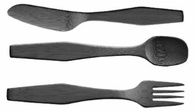
%> input picture Aula 8/talheres_individuais.jpg, 195 x 111 px, shrunk from 329 x 188 before the run
$ octave aula8.m   (GNU Octave 9; MATLAB toolbox functions it lacks are replaced by stand-ins)
%> lines starting %> are read from the running program, lines starting %| are printed output that depends on the picture; in (x1, y1, x2, y2) boxes, pixels count from 0 and x2, y2 are one past the last pixel; in counts of white or black regions, pixels touching at a corner belong together; the program's own positions count from 1
%% TemplateCodeSVPI -------------------------------------------------------
% Name:       João Maria
% Num. Mec:   89132
% Date:       2022

%% Initial configurations
clc % Clear all text from command window
close all % Close all figures previously opened
clear % Clear previous environment variables
%addpath('../lib') % Update yout matlab path (the folder must exist)

list_of_exercises = { %Add, comment or uncomment at will
%   'Ex1'
%   'Ex2'
%   'Ex3'
  'Ex4a'
%   'Ex4b'
%   'Ex5'
%   'Ex6'
%   'Ex7'
%   'Ex8'
%   'Ex9'
%
  }; %Defines the exercise to be executed (one or more at a time).


%% Ex1 -------------------------------------------------------------------

exercise = 'Ex1'; % Define the name of the current exercise
if ismember(exercise, list_of_exercises) %... if exer. in list_of_exercises
  disp(['Executing ' exercise ':'])
  clearvars -except list_of_exercises % Delete all previously declared vars

  A = im2double(imread('nuts2a.jpg'));
  figure;
  imshow(A)

  % binarização
  A = im2bw(A); % imagem a preto e branco
  A = ~A;
  figure;
  imshow(A)

  % preenchimento de buracos
  A = imfill(A, 'holes');
  % remoçao de objetos no bordo
  A = imclearborder(A); % Remover objetos nas bordas
  A = bwmorph(A, 'open');
  figure;
  imshow(A)

  % contar o número de objetos
  [L, numObj]= bwlabel(A);

  % Representar cada objeto numa imagem isolado (subplot)
  figure;
  for idk_obj = 1:numObj
      imshow(L == idk_obj)
      pause(1)
  end

end

%% Ex2 -------------------------------------------------------------------
exercise = 'Ex2'; % Define the name of the current exercise
if ismember(exercise, list_of_exercises) %... if exer. in list_of_exercises
  clearvars -except list_of_exercises exercise
  disp(['Executing ' exercise ':'])
  clearvars -except list_of_exercises % Delete all previously declared vars

  A = im2double(imread('traffic_signs.jpg'));
  figure;
  imshow(A)

  % binarização
  A = im2bw(A); % imagem a preto e branco
  A = ~A;
  figure;
  imshow(A)

  % preenchimento de buracos
  A = imfill(A, 'holes');
  A = bwmorph(A, 'open');
  figure;
  imshow(A)

  [L, numObj]= bwlabel(A);

  s = regionprops(L, 'Circularity','Centroid');

  for idx_obj = 1:numObj
      obj = s(idx_obj);
      text(obj.Centroid(1)-20, obj.Centroid(2), num2str(obj.Circularity));
      pause(1)
  end

  ff = [s.Circularity];
  tri_lim = 0.7;
  circ_lim = 0.9;
  sq_lim = 0.79;

  tri_idx = find( ff < tri_lim);
  circ_idx = find( ff > circ_lim);
  sq_idx = find( ff > tri_lim & ff < circ_lim);

  TRI = ismember(L, tri_idx);
  SQ = ismember(L, sq_idx);
  CIRC = ismember(L, circ_idx);

  figure;
  subplot(1,3,1)
  imshow(TRI); title('Triangles')
  subplot(1,3,2)
  imshow(SQ); title('Squares')
  subplot(1,3,3)
  imshow(CIRC); title('Circles')
end

%% Ex3 -------------------------------------------------------------------
exercise = 'Ex3'; % Define the name of the current exercise
if ismember(exercise, list_of_exercises) %... if exer. in list_of_exercises
  disp(['Executing ' exercise ':'])
  clearvars -except list_of_exercises % Delete all previously declared vars


  I = im2double(imread('traffic_signs_jam1.jpg'));
  figure;
  imshow(I)

  % binarização
  A = im2bw(I); % imagem a preto e branco
  A = ~A;
  figure;
  imshow(A)

  % preenchimento de buracos
  A = imfill(A, 'holes');
  A = bwmorph(A, 'open');
  figure;
  imshow(A)

  [L, numObj]= bwlabel(A);

  s = regionprops(L, 'Circularity','Centroid');

  ff = [s.Circularity];
  tri_lim = 0.7;
  circ_lim = 0.9;
  sq_lim = 0.79;

  tri_idx = find( ff < tri_lim);
  circ_idx = find( ff > circ_lim);
  sq_idx = find( ff > tri_lim & ff < circ_lim);

  TRI = ismember(L, tri_idx);
  SQ = ismember(L, sq_idx);
  CIRC = ismember(L, circ_idx);

  figure;
  subplot(2,3,1)
  imshow(TRI); title('Triangles')
  subplot(2,3,2)
  imshow(SQ); title('Squares')
  subplot(2,3,3)
  imshow(CIRC); title('Circles')

  I_TRI = I;
  % [4 lines of commented-out code are left out]
  I_TRI_1 = I_TRI(:,:,1); I_TRI_2 = I_TRI(:,:,2); I_TRI_3 = I_TRI(:,:,3);
  I_TRI_1(~TRI) = 1; I_TRI_2(~TRI) = 1; I_TRI_3(~TRI) = 1;
  I_TRI(:,:,1) = I_TRI_1; I_TRI(:,:,2) = I_TRI_2; I_TRI(:,:,3) = I_TRI_3;

  I_SQ = I;
  I_SQ_1 = I_SQ(:,:,1); I_SQ_2 = I_SQ(:,:,2); I_SQ_3 = I_SQ(:,:,3);
  I_SQ_1(~SQ) = 1; I_SQ_2(~SQ) = 1; I_SQ_3(~SQ) = 1;
  I_SQ(:,:,1) = I_SQ_1; I_SQ(:,:,2) = I_SQ_2; I_SQ(:,:,3) = I_SQ_3;

  I_CIRC = I;
  I_CIRC_1 = I_CIRC(:,:,1); I_CIRC_2 = I_CIRC(:,:,2); I_CIRC_3 = I_CIRC(:,:,3);
  I_CIRC_1(TRI) = 1; I_CIRC_2(TRI) = 1; I_CIRC_3(TRI) = 1;
  I_CIRC_1(SQ) = 1; I_CIRC_2(SQ) = 1; I_CIRC_3(SQ) = 1;
  I_CIRC(:,:,1) = I_CIRC_1; I_CIRC(:,:,2) = I_CIRC_2;I_CIRC(:,:,3) = I_CIRC_3;

  subplot(2,3,4)
  imshow(I_TRI); title('Triangles')
  subplot(2,3,5)
  imshow(I_SQ); title('Squares')
  subplot(2,3,6)
  imshow(I_CIRC); title('Circles')

end

%% Ex4a -------------------------------------------------------------------

exercise = 'Ex4a'; % Define the name of the current exercise
if ismember(exercise, list_of_exercises) %... if exer. in list_of_exercises
  disp(['Executing ' exercise ':'])
  clearvars -except list_of_exercises % Delete all previously declared vars

  A = im2double(imread('talheres_individuais.jpg'));
%> A: size 111x195 double; min 0, max 1, mean 0.719

%   A = rgb2gray(A);
  B = ~imbinarize(A, graythresh(A));
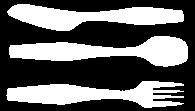
%> B: size 111x195 logical; 39.2% white; 3 white regions, box (x1, y1, x2, y2) and area: (9, 36, 188, 67) 2993, (6, 81, 184, 108) 2765, (7, 4, 184, 31) 2730
  figure;
  imshow(B)

  [L, numObj]= bwlabel(B);
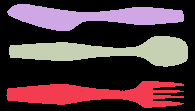
%> L: size 111x195 double; 4 distinct labels, from 0 to 3; one colour per label, 0 black
%> numObj = 3

   s = regionprops(L, 'Solidity','Circularity', 'Centroid');
%> s = 3 regions; Centroid, Circularity and Solidity: [94.9 94.8] 0.11 0.694, [92.8 17.1] 0.245 0.755, [107.7 51.9] 0.245 0.718

  for k = 1:numObj
      obj = s(k);
      text(obj.Centroid(1)-20, obj.Centroid(2), num2str(k));
  end
%> this loop made 3 passes
%> obj on passes 1 to 3: {Centroid [94.9 94.8], Circularity 0.11, Solidity 0.694}, {Centroid [92.8 17.1], Circularity 0.245, Solidity 0.755}, {Centroid [107.7 51.9], Circularity 0.245, Solidity 0.718}
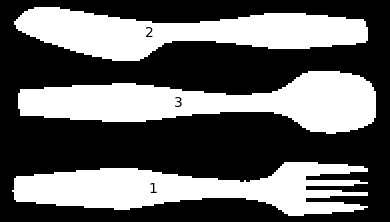
%> figure redrawn from the program's plot data; shown 2 times larger

  % create the model

  m.fork.Solidity = s(1).Solidity;
  m.fork.Circularity = s(1).Circularity;

  m.knive.Solidity = s(2).Solidity;
  m.knive.Circularity = s(2).Circularity;

  m.spoon.Solidity = s(3).Solidity;
  m.spoon.Circularity = s(3).Circularity;

  % a estrutura m vai ser precisa para o exercício 4b)
  save('model4a.mat', 'm')


end

%% Ex4b -------------------------------------------------------------------
exercise = 'Ex4b'; % Define the name of the current exercise
if ismember(exercise, list_of_exercises) %... if exer. in list_of_exercises
  disp(['Executing ' exercise ':'])
  clearvars -except list_of_exercises % Delete all previously declared vars

  % load model
  load('model4a.mat')

  % Read image and preprocess it
  A = im2double(imread('talheres.jpg'));
  B = ~im2bw(A, graythresh(A));
  C = imclearborder(B);
  D = imfill(C, 'holes');
  D = imclose(D, ones(3));

  figure;
  imshow(D)

  % Separate objects and compute properties for each
  [L, numObj]= bwlabel(D);
  s = regionprops(L, 'Solidity','Circularity', 'Centroid');

  for k = 1:numObj
      obj = s(k);
      text(obj.Centroid(1), obj.Centroid(2), num2str(k), 'Color', 'r');
  end


  % Cycle through all objects and classify each of them
  tol = 0.02;


  descriptors = {'Solidity'; 'Circularity'};
  classes = fields(m);
  for k = 1:size(s,1) % percorrer todos os objetos
      disp(['Object idx ' num2str(k)]);

      for descriptor_idx = 1:size(descriptors,1)
          descriptor = descriptors{descriptor_idx};
          s(k).Classification.(descriptor) = 'None';

          for class_idx = 1:size(classes,1) % percorrer as classes
              class = classes{class_idx};
              disp(['Class ' class]);

              if s(k).(descriptor) > m.(class).(descriptor) * (1-tol) && ...
                      s(k).(descriptor) < m.(class).(descriptor)*(1+tol)
                  s(k).Classification.(descriptor) = class;

              end
          end
      end
  end

  % falta fazer os plots
  figure;

  % circularity
  Mforks = logical(A*0);
  Mknive = logical(A*0);
  Mspoon = logical(A*0);
  M_Tot = logical(A*0);
  for k = 1:size(s,1) % percorrer todos os objetos
      if strcmp(s(k).Classification.Circularity,'fork')
          Mforks = or(Mforks, L == k);
      else if strcmp(s(k).Classification.Circularity,'knive')
              Mknive = or(Mknive, L == k);
          else if strcmp(s(k).Classification.Circularity,'spoon')
                  Mspoon = or(Mspoon, L == k);
              else M_Tot = or(M_Tot, L == k);
              end
          end
      end

  end


  subplot(2,4,1); imshow(Mforks); title('Circularity - forks')
  subplot(2,4,2); imshow(Mknive); title('Circularity - knives')
  subplot(2,4,3); imshow(Mspoon); title('Circularity - spoons')
  subplot(2,4,4); imshow(M_Tot); title('Circularity - other')

  % Solidity
  Mforks = logical(A*0);
  Mknive = logical(A*0);
  Mspoon = logical(A*0);
  M_Tot = logical(A*0);
  for k = 1:size(s,1) % percorrer todos os objetos
      if strcmp(s(k).Classification.Solidity,'fork')
          Mforks = or(Mforks, L == k);
      else if strcmp(s(k).Classification.Solidity,'knive')
              Mknive = or(Mknive, L == k);
          else if strcmp(s(k).Classification.Solidity,'spoon')
                  Mspoon = or(Mspoon, L == k);
              else M_Tot = or(M_Tot, L == k);
              end
          end
      end
  end

  subplot(2,4,5); imshow(Mforks); title('Solidity - forks')
  subplot(2,4,6); imshow(Mknive); title('Solidity - knives')
  subplot(2,4,7); imshow(Mspoon); title('Solidity - spoons')
  subplot(2,4,8); imshow(M_Tot); title('Solidity - other')

end

%% Ex5 -------------------------------------------------------------------
exercise = 'Ex5'; % Define the name of the current exercise
if ismember(exercise, list_of_exercises) %... if exer. in list_of_exercises
  disp(['Executing ' exercise ':'])
  clearvars -except list_of_exercises % Delete all previously declared vars

  I = im2double(imread('Seq1/TP2_img_01_01.png'));
  subplot(1,3,1);imshow(I);

  I = rgb2gray(I);

  B = imbinarize(I, 0.1);
  C = imclearborder(B);
  subplot(1,3,2); imshow(B);
  subplot(1,3,3); imshow(C);

end


%% Ex6 -------------------------------------------------------------------
exercise = 'Ex6'; % Define the name of the current exercise
if ismember(exercise, list_of_exercises) %... if exer. in list_of_exercises
  disp(['Executing ' exercise ':'])
  clearvars -except list_of_exercises % Delete all previously declared vars

    I = im2double(imread('Seq1/TP2_img_01_01.png'));
    subplot(1,3,1);imshow(I);

    I = rgb2gray(I);

    B = imbinarize(I,0);
    C = imclearborder(B);
    subplot(1,3,2); imshow(B);
    subplot(1,3,3); imshow(C);

    % Separate objects and compute properties for each
    figure; imshow(C)
    [L, numObj]= bwlabel(C);
    s = regionprops(L, 'EulerNumber', 'Area', 'Centroid');

    for k = 1:numObj
        obj = s(k);
        if obj.Area > 100
            text(obj.Centroid(1), obj.Centroid(2), num2str(k), 'Color', 'r');
        end
    end

    tol = 0.01;
    descriptors = {'EulerNumber'};
    classes = {'0'; '1'; '2'};
    for k = 1:size(s,1) % percorrer todos os objetos
        if s(k).Area >100
            disp(['Object idx ' num2str(k)]);

            for descriptor_idx = 1:size(descriptors,1)
                descriptor = descriptors{descriptor_idx};
                s(k).Classification.(descriptor) = 'None';

                for class_idx = 1:size(classes,1) % percorrer as classes
                    class = classes{class_idx};
                    disp(['Class ' class]);
                    a = abs(s(k).EulerNumber);

                    if a == str2num(class)
                        s(k).Classification.(descriptor) = class;
                    end
                end
            end
        end
    end

    %   EulerNumber
    M2 = logical(C*0);
    M1 = logical(C*0);
    M0 = logical(C*0);
    M_Tot = logical(C*0);
    for k = 1:size(s,1) % percorrer todos os objetos
        if s(k).Area > 100
            if strcmp(s(k).Classification.EulerNumber,'2')
                M2 = or(M2, L == k);
            else if strcmp(s(k).Classification.EulerNumber,'1')
                    M1 = or(M1, L == k);
                else if strcmp(s(k).Classification.EulerNumber,'0')
                        M0 = or(M0, L == k);
                    else M_Tot = or(M_Tot, L == k);
                    end
                end
            end
        end
    end

    figure;
    subplot(2,2,1); imshow(M2); title('2 furos')
    subplot(2,2,2); imshow(M1); title('1 furo')
    subplot(2,2,3); imshow(M0); title('0 furos')
    subplot(2,2,4); imshow(M_Tot); title('Não classificado')


end

%% Ex7 -------------------------------------------------------------------
exercise = 'Ex7'; % Define the name of the current exercise
if ismember(exercise, list_of_exercises) %... if exer. in list_of_exercises
  disp(['Executing ' exercise ':'])
  clearvars -except list_of_exercises % Delete all previously declared vars

    I = im2double(imread('Seq1/TP2_img_01_01.png'));
    subplot(1,3,1);imshow(I);

     I = rgb2gray(I);

    B = imbinarize(I,0);
    C = imclearborder(B);
    subplot(1,3,2); imshow(B);
    subplot(1,3,3); imshow(C);

    % Separate objects and compute properties for each
    figure; imshow(C)
    [L, numObj]= bwlabel(C);
    s = regionprops(L, 'All');

    % Solidity intervals
    soli = [0 0.5 0.6 0.7 1];
    lins = 2; cols = 2; % medidas para o subplot

    for k = 1:numObj
        obj = s(k);
        if obj.Area > 100
            text(obj.Centroid(1), obj.Centroid(2), num2str(k), 'Color', 'r');
        end
    end

    figure;
    for i = 2:numel(soli)
        idx = find([s.Solidity] > soli(i-1) & [s.Solidity] <= soli(i));
        m = ismember(L, idx);
        subplot(lins, cols, i-1); imshow(m);
        str = sprintf('Sol > %0.2f & Sol <= %0.2f', soli(i-1), soli(i));
        title(str);
    end


end


%% Ex8 -------------------------------------------------------------------
exercise = 'Ex8'; % Define the name of the current exercise
if ismember(exercise, list_of_exercises) %... if exer. in list_of_exercises
  disp(['Executing ' exercise ':'])
  clearvars -except list_of_exercises % Delete all previously declared vars

    I = im2double(imread('Seq1/TP2_img_01_01.png'));
    subplot(1,3,1);imshow(I);

    B = im2bw(I,0.05);
    C = imclearborder(B);
    subplot(1,3,2); imshow(B);
    subplot(1,3,3); imshow(C);

    % Separate objects and compute properties for each
    figure; imshow(C)
    [L, numObj]= bwlabel(C);
    s = regionprops(L, 'All');

    % eccentricity) intervals
    ecc = [0 0.94 0.96 0.98 1];
    lins = 2; cols = 2; % medidas para o subplot

    for k = 1:numObj
        obj = s(k);
        if obj.Area > 100
            text(obj.Centroid(1), obj.Centroid(2), num2str(k), 'Color', 'r');
        end
    end

    figure;
    for i = 2:numel(ecc)
        idx = find([s.Eccentricity] > ecc(i-1) & [s.Eccentricity] <= ecc(i));
        m = ismember(L, idx);
        subplot(lins, cols, i-1); imshow(m);
        str = sprintf('ecc > %0.2f & ecc <= %0.2f', ecc(i-1), ecc(i));
        title(str);
    end

end

%% Ex9 -------------------------------------------------------------------
exercise = 'Ex9'; % Define the name of the current exercise
if ismember(exercise, list_of_exercises) %... if exer. in list_of_exercises
  disp(['Executing ' exercise ':'])
  clearvars -except list_of_exercises % Delete all previously declared vars


    I = im2double(imread('Seq1/TP2_img_01_01.png'));
    subplot(1,3,1);imshow(I);

    I = rgb2gray(I);

    B = imbinarize(I,0);
    C = imclearborder(B);
    subplot(1,3,2); imshow(B);
    subplot(1,3,3); imshow(C);

    % Separate objects and compute properties for each
    figure; imshow(C)
    [L, numObj]= bwlabel(C);
    s = regionprops(L, 'All');

    % eccentricity) intervals
    circ = [0 0.15 0.2 0.3 1];
    lins = 2; cols = 2; % medidas para o subplot

    for k = 1:numObj
        obj = s(k);
        if obj.Area > 100
            text(obj.Centroid(1), obj.Centroid(2), num2str(k), 'Color', 'r');
        end
    end

    figure;
    for i = 2:numel(circ)
        idx = find([s.Circularity] > circ(i-1) & [s.Circularity] <= circ(i));
        m = ismember(L, idx);
        subplot(lins, cols, i-1); imshow(m);
        str = sprintf('circ > %0.2f & circ <= %0.2f', circ(i-1), circ(i));
        title(str);
    end


end
